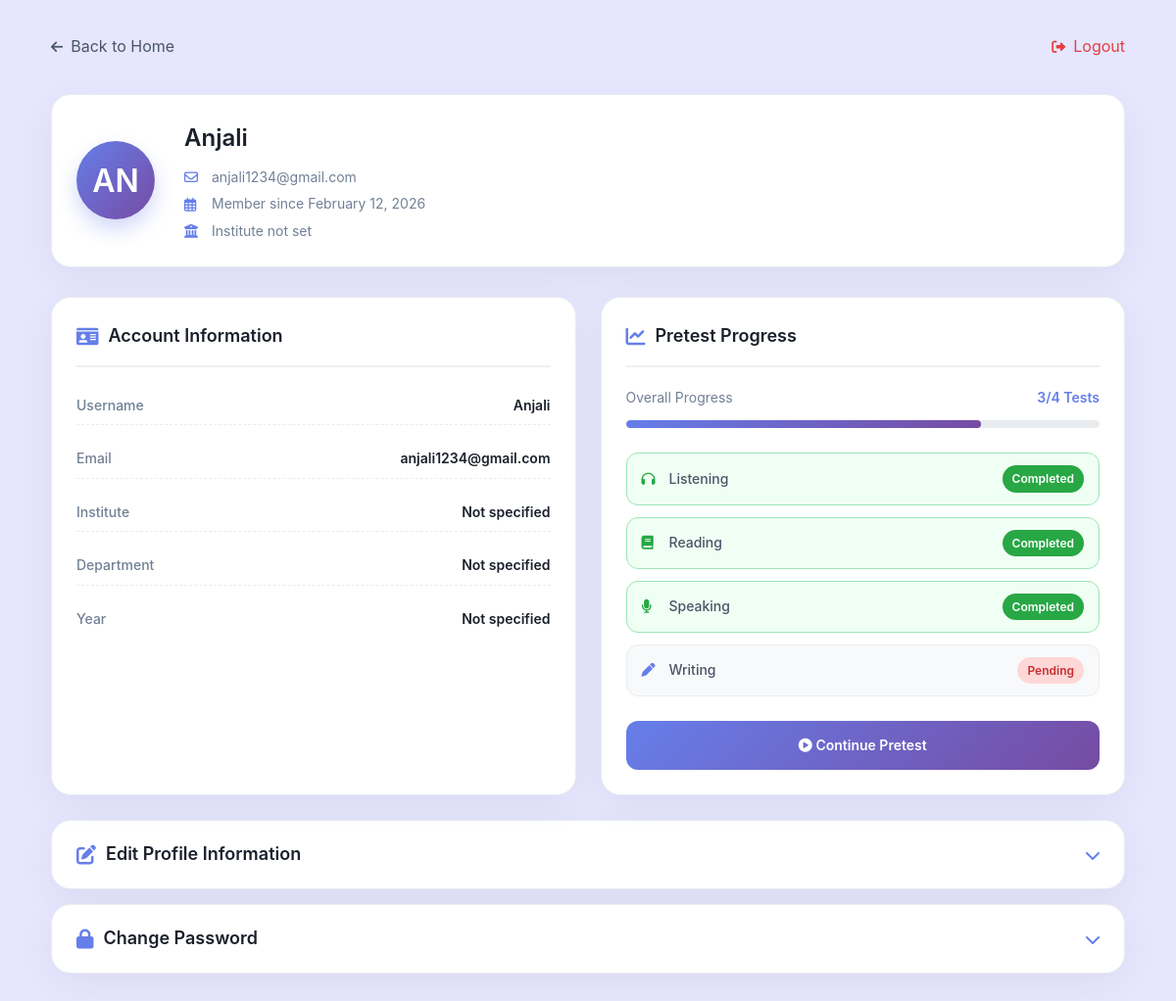
/profile/ (signed in), run on an earlier commit of the app's database.
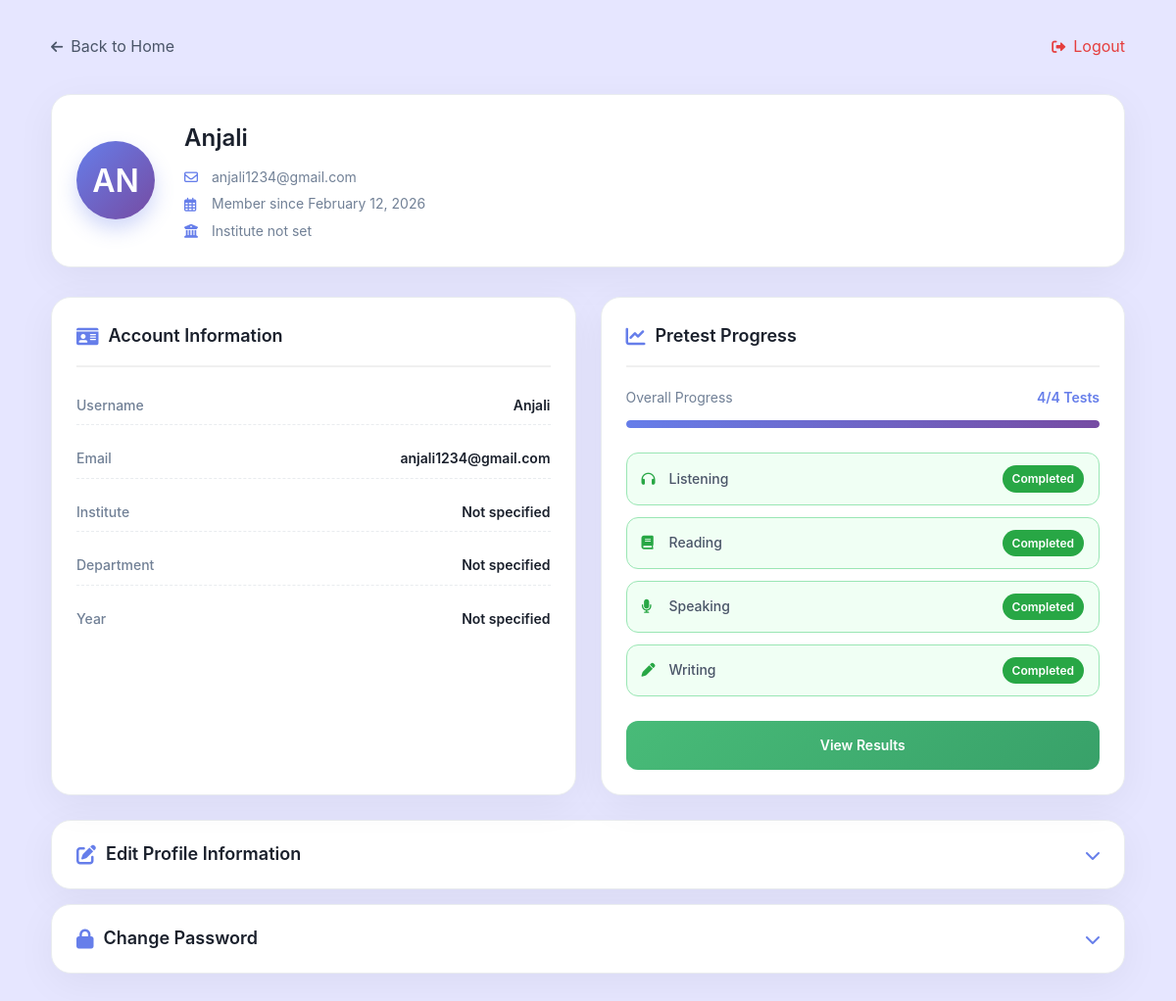
And on a later commit of the database.
### home_page/models.py (models this page shows, shortened)
class StudentProfile(models.Model):
    user = models.OneToOneField(User, on_delete=models.CASCADE, related_name='profile')
    institute = models.CharField(max_length=200)
    department = models.CharField(max_length=200)
    year = models.CharField(max_length=50)
    listening_completed = models.BooleanField(default=False)
    reading_completed = models.BooleanField(default=False)
    speaking_completed = models.BooleanField(default=False)
    writing_completed = models.BooleanField(default=False)
    pretest_completed = models.BooleanField(default=False)
    pretest_completed_at = models.DateTimeField(null=True, blank=True)
    @property
    def completed_tests(self):
        return sum([
            self.listening_completed,
            self.reading_completed,
            self.speaking_completed,
            self.writing_completed
        ])

### home_page/views.py (the view, shortened to what this page needs)
# urls.py: path('profile/', views.profile_view, name='profile'),
@login_required
def profile_view(request):
    print("\n" + "="*50)
    print("PROFILE VIEW CALLED")
    print(f"Request method: {request.method}")
    print(f"POST data: {request.POST}")
    print("="*50 + "\n")
    profile = get_object_or_404(StudentProfile, user=request.user)
    form = ProfileUpdateForm(instance=profile)
    password_form = PasswordChangeForm(request.user)
    return render(request, 'home_page/profile.html', {
        'form': form,
        'password_form': password_form,
        'profile': profile,
    })

### home_page/context_processors.py (called while the page is built)
def user_profile_context(request):
    context = {
        'user_logged_in': request.user.is_authenticated,
        'pretest_completed': False,
        'user_profile': None,
    }
    if request.user.is_authenticated:
        try:
            profile = StudentProfile.objects.get(user=request.user)
            context['user_profile'] = profile
            context['pretest_completed'] = profile.pretest_completed
        except StudentProfile.DoesNotExist:
            profile = StudentProfile.objects.create(user=request.user)
            context['user_profile'] = profile
            context['pretest_completed'] = False
    return context

### home_page/templates/home_page/profile.html (shortened to what this page needs)
{% extends 'home_page/base.html' %}
{% load static %}
{% block content %}
<div class="profile-container">
    <div class="container">
        <div class="action-links">
            <a href="{% url 'home_page:home' %}" class="back-link">
                <i class="fas fa-arrow-left"></i> Back to Home
            </a>
            <a href="{% url 'home_page:logout' %}" class="logout-link">
                <i class="fas fa-sign-out-alt"></i> Logout
            </a>
        </div>
        <div class="profile-card">
            <div class="profile-card-content">
                <div class="profile-image">
                    <div class="avatar-circle">
                        {{ user.username|first|upper }}{% if user.username|length > 1 %}{{ user.username|slice:"1:2"|upper }}{% else %}{{ user.username|first|upper }}{% endif %}
                    </div>
                </div>
                <div class="profile-info">
                    <h2 class="profile-name">{{ user.username }}</h2>
                    <div class="profile-details">
                        <div class="profile-detail-item">
                            <i class="far fa-envelope"></i>
                            <span>{{ user.email }}</span>
                        </div>
                        <div class="profile-detail-item">
                            <i class="far fa-calendar-alt"></i>
                            <span>Member since {{ user.date_joined|date:"F j, Y" }}</span>
                        </div>
                        <div class="profile-detail-item">
                            <i class="fas fa-university"></i>
                            <span>{{ profile.institute|default:"Institute not set" }}</span>
                        </div>
                    </div>
                </div>
            </div>
        </div>
        <div class="two-column-layout">
            <div class="left-column">
                <div class="info-section-card">
                    <h3 class="section-title">
                        <i class="fas fa-id-card"></i>
                        Account Information
                    </h3>
                    <div class="info-list">
                        <div class="info-row">
                            <span class="info-label">Username</span>
                            <span class="info-value">{{ user.username }}</span>
                        </div>
                        <div class="info-row">
                            <span class="info-label">Email</span>
                            <span class="info-value">{{ user.email }}</span>
                        </div>
                        <div class="info-row">
                            <span class="info-label">Institute</span>
                            <span class="info-value">{{ profile.institute|default:"Not specified" }}</span>
                        </div>
                        <div class="info-row">
                            <span class="info-label">Department</span>
                            <span class="info-value">{{ profile.department|default:"Not specified" }}</span>
                        </div>
                        <div class="info-row">
                            <span class="info-label">Year</span>
                            <span class="info-value">{{ profile.year|default:"Not specified" }}</span>
                        </div>
                    </div>
                </div>
            </div>
            <div class="right-column">
                <div class="info-section-card">
                    <h3 class="section-title">
                        <i class="fas fa-chart-line"></i>
                        Pretest Progress
                    </h3>
                    <div class="progress-overview">
                        <span>Overall Progress</span>
                        <span class="progress-count">{{ profile.completed_tests }}/4 Tests</span>
                    </div>
                    <div class="progress-bar-container">
                        <div class="progress-bar-fill" style="width: {% widthratio profile.completed_tests 4 100 %}%"></div>
                    </div>
                    <div class="test-status-list">
                        <div class="test-status-item {% if profile.listening_completed %}completed{% endif %}">
                            <span class="test-name">
                                <i class="fas fa-headphones"></i>
                                Listening
                            </span>
                            {% if profile.listening_completed %}
                                <span class="status completed">Completed</span>
                            {% else %}
                                <span class="status pending">Pending</span>
                            {% endif %}
                        </div>
                        <div class="test-status-item {% if profile.reading_completed %}completed{% endif %}">
                            <span class="test-name">
                                <i class="fas fa-book"></i>
                                Reading
                            </span>
                            {% if profile.reading_completed %}
                                <span class="status completed">Completed</span>
                            {% else %}
                                <span class="status pending">Pending</span>
                            {% endif %}
                        </div>
                        <div class="test-status-item {% if profile.speaking_completed %}completed{% endif %}">
                            <span class="test-name">
                                <i class="fas fa-microphone"></i>
                                Speaking
                            </span>
                            {% if profile.speaking_completed %}
                                <span class="status completed">Completed</span>
                            {% else %}
                                <span class="status pending">Pending</span>
                            {% endif %}
                        </div>
                        <div class="test-status-item {% if profile.writing_completed %}completed{% endif %}">
                            <span class="test-name">
                                <i class="fas fa-pen"></i>
                                Writing
                            </span>
                            {% if profile.writing_completed %}
                                <span class="status completed">Completed</span>
                            {% else %}
                                <span class="status pending">Pending</span>
                            {% endif %}
                        </div>
                    </div>
                    <div class="pretest-action">
                        {% if profile.pretest_completed %}
                            <a href="{% url 'home_page:pretest_results' %}" class="view-results-btn">
                                View Results
                            </a>
                        {% else %}
                            <a href="{% url 'home_page:continue_pretest' %}" class="continue-pretest-btn">
                                <i class="fas fa-play-circle"></i> Continue Pretest
                            </a>
                        {% endif %}
                    </div>
                </div>
            </div>
        </div>
        <div class="dropdown-section">
            <div class="dropdown-header" onclick="toggleDropdown('editDropdown')">
                <h3 class="section-title">
                    <i class="fas fa-edit"></i>
                    Edit Profile Information
                </h3>
                <i class="fas fa-chevron-down dropdown-icon" id="editDropdownIcon"></i>
            </div>
        </div>
        <div class="dropdown-section">
            <div class="dropdown-header" onclick="toggleDropdown('passwordDropdown')">
                <h3 class="section-title">
                    <i class="fas fa-lock"></i>
                    Change Password
                </h3>
                <i class="fas fa-chevron-down dropdown-icon" id="passwordDropdownIcon"></i>
            </div>
        </div>
    </div>
</div>
{% endblock %}
{% block extra_js %}
<link rel="stylesheet" href="https://cdnjs.cloudflare.com/ajax/libs/font-awesome/6.0.0/css/all.min.css">
{% endblock %}

### home_page/templates/home_page/base.html (shortened to what this page needs)
<!DOCTYPE html>
{% load static %}
<html lang="en">
<head>
    <link rel="stylesheet" href="{% static 'home_page/css/styles.css' %}">
    <link rel="stylesheet" href="https://cdnjs.cloudflare.com/ajax/libs/font-awesome/6.4.0/css/all.min.css">
</head>
<body>
    <main>
        {% block content %}
        {% endblock %}
    </main>
    {% block extra_js %}{% endblock %}
</body>
</html>

### home_page/static/home_page/css/styles.css (style rules this page uses)
* { margin: 0; padding: 0; box-sizing: border-box; }
:root { --primary-dark: #0c2231; --primary-blue: #00aeef; --primary-green: #8dc63f; --primary-orange: #f15a29; --primary-purple: #662d91; --dark-text: #0c2231; --gray-text: #4c565d; --light-gray: #ebedef; --white: #ffffff; --off-white: #f9fafb; --spacing-xs: 0.5rem; --spacing-sm: 1rem; --spacing-md: 2rem; --spacing-lg: 3rem; --spacing-xl: 5rem; --radius-sm: 8px; --radius-md: 16px; --radius-lg: 24px; --radius-full: 999px; --transition-fast: 0.2s ease; --transition-normal: 0.3s ease; --transition-slow: 0.5s ease; }
body { font-family: 'Segoe UI', Tahoma, Geneva, Verdana, sans-serif; color: var(--dark-text); background-color: var(--off-white); line-height: 1.6; overflow-x: hidden; }
.container { max-width: 1200px; margin: 0 auto; padding: 0 var(--spacing-md); }
h2 { font-size: 2.5rem; margin-bottom: var(--spacing-sm); }
h3 { font-size: 1.8rem; margin-bottom: var(--spacing-sm); }
@media (max-width: 1200px) { .container { padding: 0 var(--spacing-md); } }

What changed in the data, as far as the page shows it:
changed StudentProfile "Institute not set": completed_tests "3" → "4"; writing_completed False → True (drawn); pretest_completed False → True (drawn)
Also different on the page:
text no longer shown: "Pending Continue Pretest"
text now shown: "Completed View Results"
